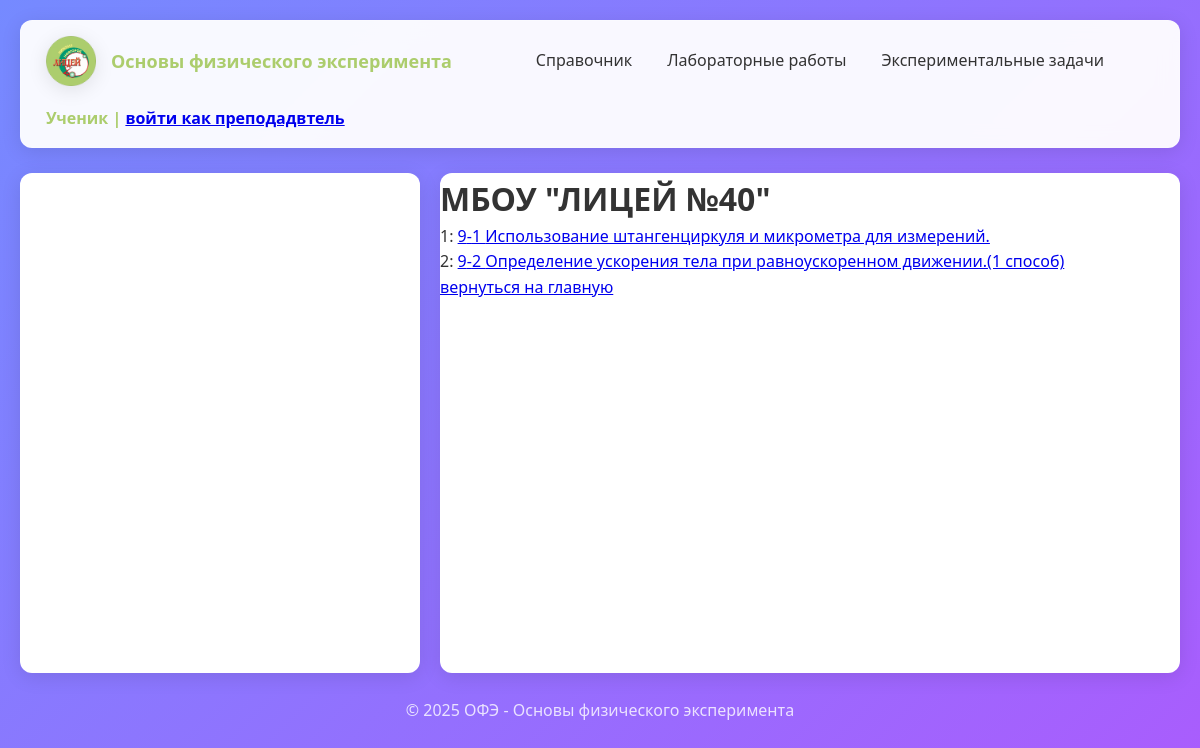
The app's page /allworks?grade=9, older data.
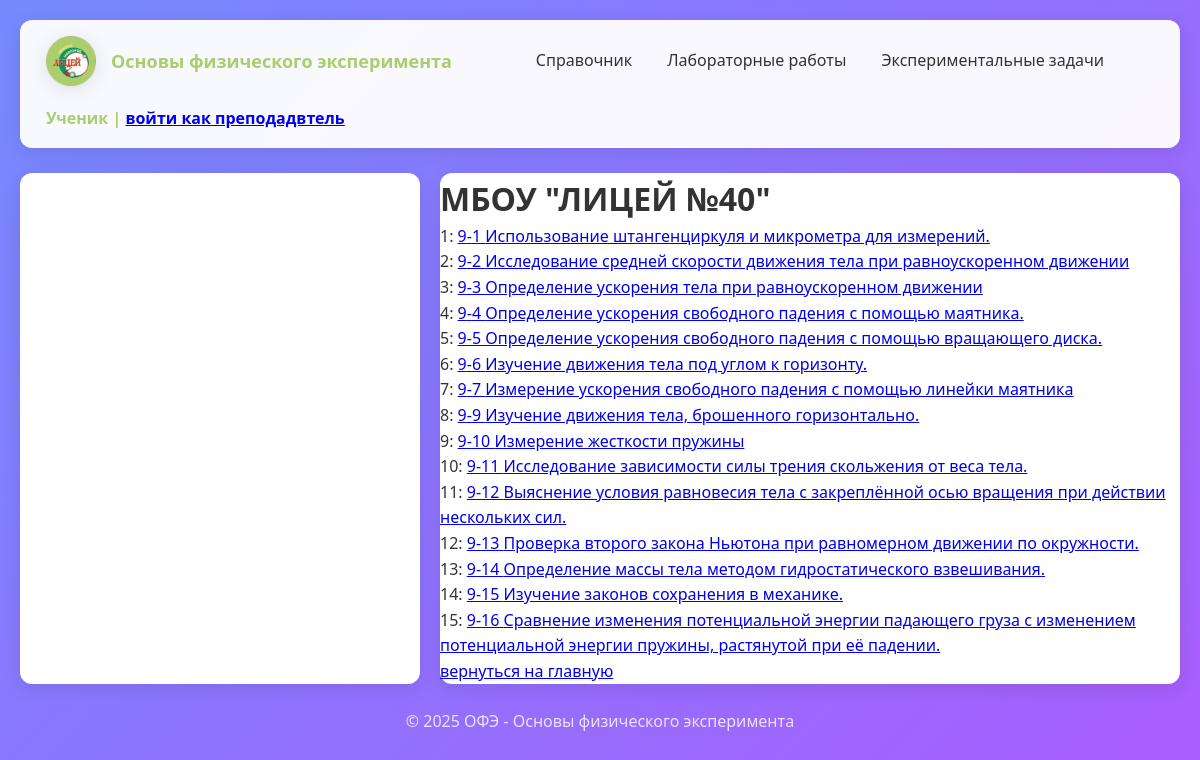
The same page, newer data.
### lab/models.py (models this page shows, shortened)
class Work(models.Model):
    grade = models.ForeignKey(Grade, verbose_name='класс', on_delete=models.CASCADE, related_name='works')
    number = models.IntegerField(verbose_name='номер')
    name = models.CharField(verbose_name='название', max_length=240)
    url = models.CharField(verbose_name='url', max_length=240)
    class Meta:
        verbose_name = 'Лабораторная работа'
        verbose_name_plural = 'Лабораторные работы'

class Grade(models.Model):
    name = models.IntegerField(verbose_name='класс')
    def __str__(self):
        return f'{self.name}'
    class Meta:
        verbose_name = 'Класс'
        verbose_name_plural = 'Классы'

### lab/views.py (the view)
# urls.py: path('allworks', views.AllWorks.as_view(), name='allworks'),
class AllWorks(generic.ListView):
    template_name = 'lab/all_works.html'
    context_object_name = 'works'
    model = models.Work
    def get_queryset(self):
        qs = models.Work.objects.filter(
            grade_id=models.Grade.objects.get(name=int(self.request.GET['grade']))).order_by('number')
        return qs
    def get_context_data(self, **kwargs):
        return super(AllWorks, self).get_context_data(grade=self.request.GET['grade'])

### templates/lab/all_works.html (shortened to what this page needs)
{% extends "base.html" %}
{% load static %}
{% block content%}
    <h1>МБОУ "ЛИЦЕЙ №40"</h1>
    {% if works %}
        {% for work in works %}
            <p>{{ forloop.counter }}: <a href="{% url 'lab:work' pk=work.pk%}?id={{work.pk}}">{{ work.grade }}-{{ work.number }} {{work.name}}</a>
            </p>
        {% endfor %}
    {% else %}
        <p>По данному классу пока не найдено ни одной готовой лабораторной работы. Возможно они когда нибудь будут добавлены!!!
        <br><b>А пока вот прикольная картинка)))</p>
        <p><img class="main-img" src="{% static 'image/ggggggggggg.jpg' %}" alt="Класная картинка" width="60%"></p>
    {% endif %}
    <a href="{% url 'lab:mainpage' %}">вернуться на главную</a>
{% endblock%}

### templates/base.html (shortened to what this page needs)
<!DOCTYPE html>
<html lang="ru">
<head>
    {% load static %}
    <link href="{% static 'css/style.css' %}" rel="stylesheet">
</head>
<body>
    <header>
        <div class="header-content">
            <a href="{% url 'lab:mainpage' %}" style="text-decoration: none;">
                <div class="logo-section">
                    <div class="logo">
                        <img src="{% static 'image/site_logo.png' %}" alt="" srcset="" width="100%">
                    </div>
                    <span class="logo-text">Основы физического эксперимента</span>
                </div>
            </a>
            <nav>
                <ul class="grade-list">
                    <li class="grade-dropdown">
                        <span>Справочник</span>
                    </li>
                    <li class="grade-dropdown" >
                        <span>Лабораторные работы</span>
                    </li>
                    <li class="grade-dropdown">
                        <span>Экспериментальные задачи</span>
                    </li>
                    <li class="grade-dropdown">
                    </li>
                </ul>
            </nav>
            <div class="user-info">
                <span>
                    {% if request.user.is_authenticated %}
                        <p>Преподаватель | <a href="{% url 'lab:logout' %}">выйти</a></p>
                    {% else %}
                        <p>Ученик | <a href="{% url 'lab:login' %}">войти как преподадвтель</a></p>
                    {% endif %}
                </span>
            </div>
        </div>
    </header>
    <main>
        <div class="uploader" id="uploader">
        </div>
        <div class="viewer-container" id="viewer-container">
            {% block content%}{% endblock%}
        </div>
    </main>
    <footer>
        <div class="footer-content">
            <p>&copy; 2025 ОФЭ - Основы физического эксперимента</p>
        </div>
    </footer>
</body>
</html>

### static/css/style.css (style rules this page uses)
* { margin: 0; padding: 0; box-sizing: border-box; }
:root { --primary-color: #ACCD6D; --primary-dark: #8cb34d; --secondary-color: #7db354; --accent-color: #ff6b6b; --text-color: #333; --text-light: #666; --bg-color: #f8f9fa; --white: #ffffff; --border-color: #e1e5e9; --shadow: 0 4px 20px rgba(0, 0, 0, 0.1); --shadow-hover: 0 8px 30px rgba(0, 0, 0, 0.15); --border-radius: 12px; --transition: all 0.3s ease; }
body { font-family: 'Segoe UI', Tahoma, Geneva, Verdana, sans-serif; background: linear-gradient(135deg, #758aff 0%, #aa5cfd 100%); color: var(--text-color); line-height: 1.6; min-height: 100vh; padding: 20px; }
header { background: rgba(255, 255, 255, 0.95); backdrop-filter: blur(10px); border-radius: var(--border-radius); padding: 15px 25px; box-shadow: var(--shadow); border: 1px solid rgba(255, 255, 255, 0.2); margin-bottom: 25px; }
.header-content { display: flex; justify-content: space-between; align-items: center; flex-wrap: wrap; gap: 20px; }
.logo-section { display: flex; align-items: center; gap: 15px; }
.logo { width: 50px; height: 50px; border-radius: 50%; display: flex; align-items: center; justify-content: center; color: white; font-weight: bold; font-size: 18px; box-shadow: var(--shadow); }
.logo-text { font-weight: 600; color: var(--primary-color); font-size: 18px; }
.grade-list { display: flex; list-style: none; gap: 5px; flex-wrap: wrap; }
.grade-dropdown { position: relative; padding: 10px 15px; border-radius: 8px; cursor: pointer; transition: var(--transition); font-weight: 500; height: 170%; }
.user-info { font-weight: 600; color: var(--primary-color); }
main { display: grid; grid-template-columns: 400px 1fr; gap: 20px; }
.uploader { background: var(--white); border-radius: var(--border-radius); padding: 15px; box-shadow: var(--shadow); height: 100%; overflow-y: auto; }
.viewer-container { background: var(--white); border-radius: var(--border-radius); box-shadow: var(--shadow); min-height: 500px; height: 100%; display: flex; flex-direction: column; }
footer { margin-top: 25px; text-align: center; color: rgba(255, 255, 255, 0.8); }

Row changes from the older to the newer data that the page shows:
changed Work: name "Определение ускорения тела при равноускоренном движении.(1 способ)" → "Исследование средней скорости движения тела при равноускоренном движении"
now on this page (row edited): Work: grade "9", number "3", name "Определение ускорения тела при равноускоренном движении"
added Work: grade "9", number "4", name "Определение ускорения свободного падения с помощью маятника."
added Work: grade "9", number "5", name "Определение ускорения свободного падения с помощью вращающего диска."
added Work: grade "9", number "6", name "Изучение движения тела под углом к горизонту."
added Work: grade "9", number "7", name "Измерение ускорения свободного падения с помощью линейки маятника"
added Work: grade "9", number "9", name "Изучение движения тела, брошенного горизонтально."
added Work: grade "9", number "10", name "Измерение жесткости пружины"
added Work: grade "9", number "11", name "Исследование зависимости силы трения скольжения от веса тела."
added Work: grade "9", number "12", name "Выяснение условия равновесия тела с закреплённой осью вращения при действии нескольких сил."
added Work: grade "9", number "13", name "Проверка второго закона Ньютона при равномерном движении по окружности."
added Work: grade "9", number "14", name "Определение массы тела методом гидростатического взвешивания."
added Work: grade "9", number "15", name "Изучение законов сохранения в механике."
added Work: grade "9", number "16", name "Сравнение изменения потенциальной энергии падающего груза с изменением потенциальной энергии пружины, растянутой при её падении."
